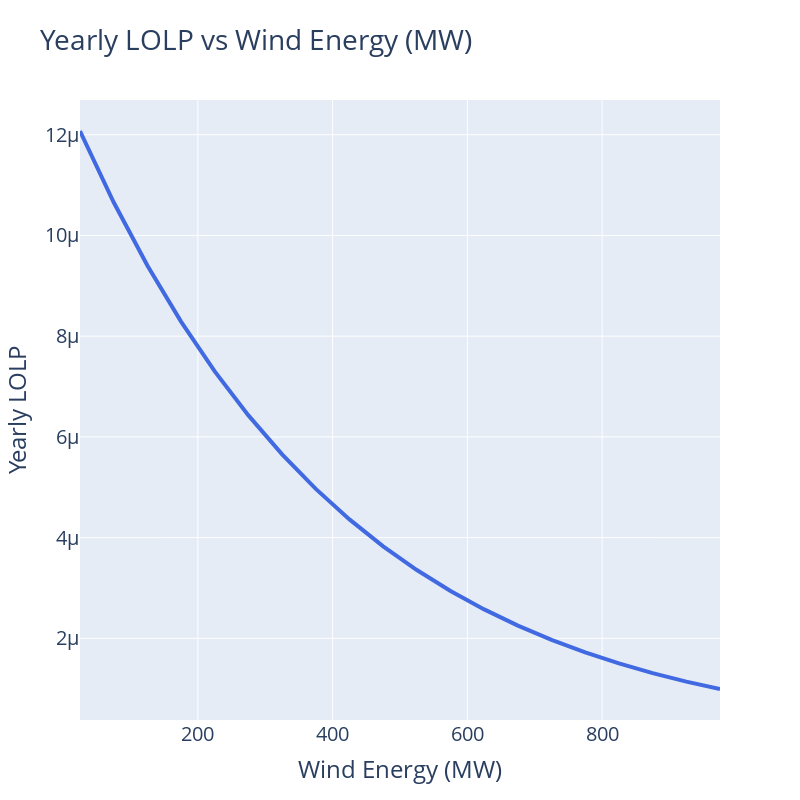

The notebook cell this image was saved under:
### Code cell
# Get curve for the first scenario
total_loee_wind1, total_lolp_wind1, df_wind_scenario1 = recalculate_LOLP(Cgens, Ugens, NLh_load, COPT_function, P_off_wind1, P_round)
print("LOLP WIND1:", total_lolp_wind1)
print("LOEE WIND1:", total_loee_wind1)

# Since the scenarios are the same we can just copy the values
total_loee_wind2, total_lolp_wind2, df_wind_scenario2 = total_loee_wind3, total_lolp_wind3, df_wind_scenario3 = total_loee_wind1, total_lolp_wind1, df_wind_scenario1


# Second
# total_loee_wind2,total_lolp_wind2, df_wind_scenario2 = recalculate_LOLP(Cgens, Ugens, NLh_load, COPT_function, P_off_wind2, P_round)
print("LOLP WIND2:", total_lolp_wind2)
print("LOEE WIND2:", total_loee_wind2)
# Third
# total_loee_wind3,total_lolp_wind3, df_wind_scenario3 = recalculate_LOLP(Cgens, Ugens, NLh_load, COPT_function, P_off_wind3, P_round)
print("LOLP WIND3:", total_lolp_wind3)
print("LOEE WIND3:", total_loee_wind3)

# Total lolps are the same
# Plot wind1 scenario Yearly_LOLP vs Wind Energy (MW)
fig = go.Figure()
fig.add_trace(go.Scatter(x=df_wind_scenario1['Wind Energy (MW)'], y=df_wind_scenario1['Yearly_LOLP'], name='LOLP', mode='lines', line=dict(color='royalblue', width=4)))
fig.update_layout(title='Yearly LOLP vs Wind Energy (MW)')



# Update size 800x800 title font size 30, rest 20
fig.update_layout(width=800, height=800, title_font_size=30, font_size=20)

fig.update_layout(title='Yearly LOLP vs Wind Energy (MW)', 
                  title_font_size=30, 
                  xaxis_title='Wind Energy (MW)', 
                  yaxis_title='Yearly LOLP', 
                  font_size=20, 
                  legend_font_size=20, 
                width=800, height=800)
# Update legend position
fig.update_layout(legend=dict(
    orientation="v",
    yanchor="top",
    y=0.95,
    xanchor="left",
    x=0.05
))
# Add subtitle of total LOLP

# Remove background of legend
fig.update_layout(legend= {'bgcolor': 'rgba(255,255,255,0.33)'})
fig.write_image("./plots/LOLPQ7.png")
fig.show()

### Figure 1 — Plotly figure (JSON) as saved in the notebook; plotly's stock layout.template omitted (floating-point values rounded to 4 significant figures)
{"data": [{"line": {"color": "royalblue", "width": 4}, "mode": "lines", "name": "LOLP", "type": "scatter", "x": [25, 75, 125, 175, 225, 275, 325, 375, 425, 475, 525, 575, 625, 675, 725, 775, 825, 875, 925, 975], "y": [1.207e-05, 1.066e-05, 9.403e-06, 8.289e-06, 7.301e-06, 6.426e-06, 5.652e-06, 4.967e-06, 4.362e-06, 3.828e-06, 3.356e-06, 2.941e-06, 2.575e-06, 2.252e-06, 1.969e-06, 1.72e-06, 1.501e-06, 1.31e-06, 1.141e-06, 9.941e-07]}], "layout": {"font": {"size": 20}, "height": 800, "legend": {"bgcolor": "rgba(255,255,255,0.33)", "font": {"size": 20}, "orientation": "v", "x": 0.05, "xanchor": "left", "y": 0.95, "yanchor": "top"}, "title": {"text": "Yearly LOLP vs Wind Energy (MW)"}, "width": 800, "xaxis": {"title": {"text": "Wind Energy (MW)"}}, "yaxis": {"title": {"text": "Yearly LOLP"}}}}
